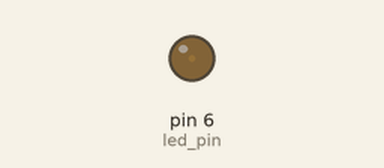
A sketch run on a simulated Arduino Uno, built with avr-gcc and run on an emulated ATmega328P. On the bench: output pins drawn as LEDs (lit = HIGH).

Above: at 0.05 s.
At 1.15 s:
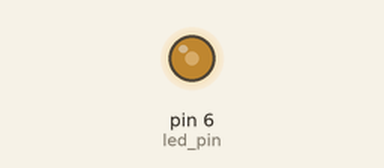
At 2.3 s:
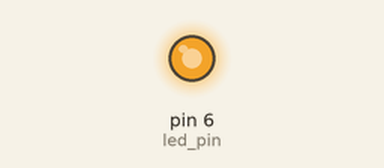
At 4.6 s:
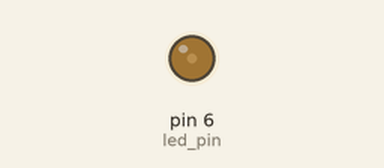
Timing chart, 0 to 6.7 s (numbered marks = the images above):
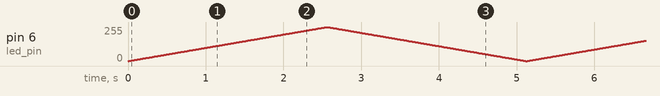

The sketch:

sketch.ino
```cpp
#define led_pin 6

void setup() {
  pinMode(led_pin, OUTPUT);
}

void loop() {
  // Fade IN
  for (int i = 0; i <= 255; i++) {
    analogWrite(led_pin, i);
    delay(10);   // smaller delay for smooth fade
  }

  // Fade OUT
  for (int i = 255; i >= 0; i--) {
    analogWrite(led_pin, i);
    delay(10);
  }
}
```
